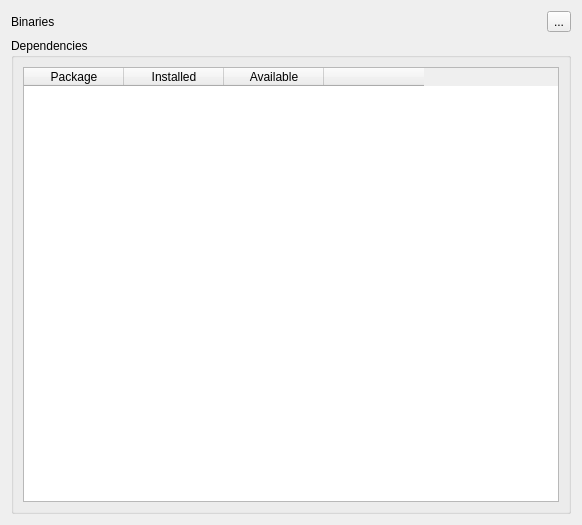
<?xml version="1.0" encoding="UTF-8"?>
<ui version="4.0">
 <class>PluginSettingsDialog</class>
 <widget class="QDialog" name="PluginSettingsDialog">
  <property name="windowModality">
   <enum>Qt::WindowModal</enum>
  </property>
  <property name="geometry">
   <rect>
    <x>0</x>
    <y>0</y>
    <width>582</width>
    <height>525</height>
   </rect>
  </property>
  <property name="windowTitle">
   <string notr="true">Valhalla - Settings</string>
  </property>
  <layout class="QVBoxLayout" name="verticalLayout">
   <item>
    <layout class="QVBoxLayout" name="main_layout">
     <item>
      <layout class="QFormLayout" name="formLayout">
       <item row="0" column="0">
        <widget class="QLabel" name="label">
         <property name="text">
          <string>Binaries</string>
         </property>
        </widget>
       </item>
       <item row="0" column="1">
        <layout class="QHBoxLayout" name="horizontalLayout">
         <item>
          <widget class="QgsFileWidget" name="ui_binary_path" native="true">
           <property name="toolTip">
            <string>Change the binary directory for Valhalla</string>
           </property>
          </widget>
         </item>
         <item>
          <widget class="QToolButton" name="ui_btn_default_binary_path">
           <property name="toolTip">
            <string>Set the binary path to the pyvalhalla Python package (if installed)</string>
           </property>
           <property name="text">
            <string>...</string>
           </property>
          </widget>
         </item>
        </layout>
       </item>
      </layout>
     </item>
     <item>
      <widget class="QgsCollapsibleGroupBox" name="ui_deps_group">
       <property name="title">
        <string>Dependencies</string>
       </property>
       <layout class="QVBoxLayout" name="verticalLayout_3">
        <item>
         <widget class="QTableWidget" name="ui_deps_table">
          <property name="sizePolicy">
           <sizepolicy hsizetype="Expanding" vsizetype="Expanding">
            <horstretch>0</horstretch>
            <verstretch>0</verstretch>
           </sizepolicy>
          </property>
          <property name="frameShape">
           <enum>QFrame::StyledPanel</enum>
          </property>
          <property name="editTriggers">
           <set>QAbstractItemView::NoEditTriggers</set>
          </property>
          <property name="showDropIndicator" stdset="0">
           <bool>false</bool>
          </property>
          <property name="dragDropOverwriteMode">
           <bool>false</bool>
          </property>
          <property name="selectionMode">
           <enum>QAbstractItemView::NoSelection</enum>
          </property>
          <property name="selectionBehavior">
           <enum>QAbstractItemView::SelectRows</enum>
          </property>
          <property name="showGrid">
           <bool>false</bool>
          </property>
          <column>
           <property name="text">
            <string>Package</string>
           </property>
          </column>
          <column>
           <property name="text">
            <string>Installed</string>
           </property>
          </column>
          <column>
           <property name="text">
            <string>Available</string>
           </property>
          </column>
          <column>
           <property name="text">
            <string/>
           </property>
          </column>
         </widget>
        </item>
       </layout>
      </widget>
     </item>
    </layout>
   </item>
  </layout>
 </widget>
 <customwidgets>
  <customwidget>
   <class>QgsFileWidget</class>
   <extends>QWidget</extends>
   <header>qgsfilewidget.h</header>
  </customwidget>
  <customwidget>
   <class>QgsCollapsibleGroupBox</class>
   <extends>QGroupBox</extends>
   <header>qgscollapsiblegroupbox.h</header>
   <container>1</container>
  </customwidget>
 </customwidgets>
 <resources/>
 <connections/>
</ui>
